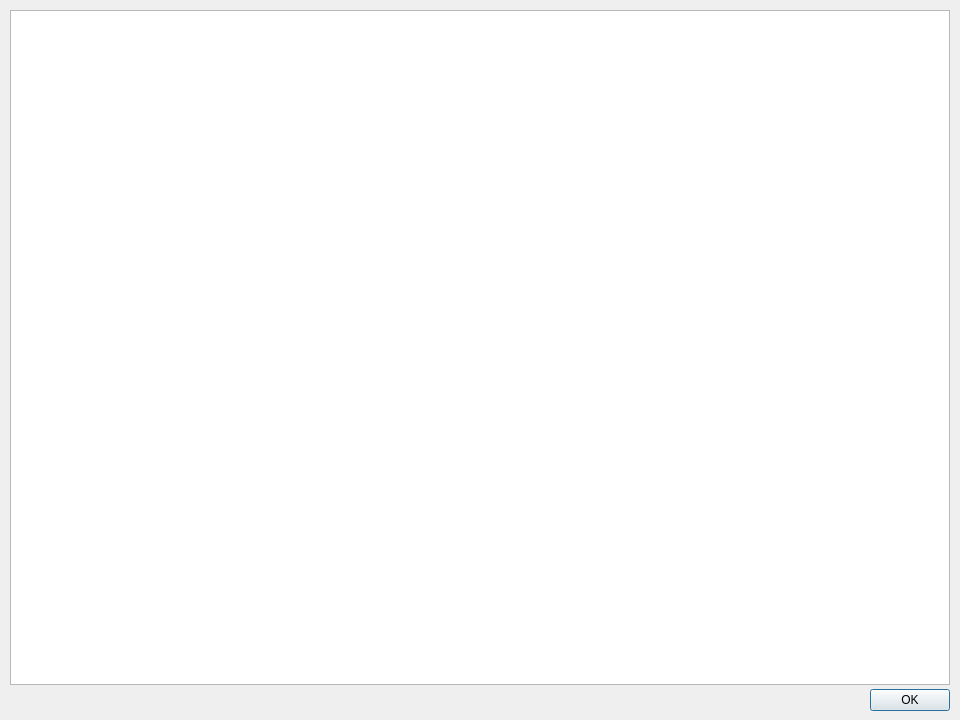
<?xml version="1.0" encoding="UTF-8"?>
<ui version="4.0">
 <class>Dialog</class>
 <widget class="QDialog" name="Dialog">
  <property name="geometry">
   <rect>
    <x>0</x>
    <y>0</y>
    <width>960</width>
    <height>720</height>
   </rect>
  </property>
  <property name="windowTitle">
   <string>Dialog</string>
  </property>
  <widget class="QDialogButtonBox" name="ok_button">
   <property name="geometry">
    <rect>
     <x>860</x>
     <y>685</y>
     <width>90</width>
     <height>30</height>
    </rect>
   </property>
   <property name="orientation">
    <enum>Qt::Horizontal</enum>
   </property>
   <property name="standardButtons">
    <set>QDialogButtonBox::Ok</set>
   </property>
  </widget>
  <widget class="QTextEdit" name="help_text">
   <property name="geometry">
    <rect>
     <x>10</x>
     <y>10</y>
     <width>940</width>
     <height>675</height>
    </rect>
   </property>
   <property name="readOnly">
    <bool>true</bool>
   </property>
   <property name="textInteractionFlags">
    <set>Qt::LinksAccessibleByKeyboard|Qt::LinksAccessibleByMouse|Qt::TextBrowserInteraction|Qt::TextSelectableByKeyboard|Qt::TextSelectableByMouse</set>
   </property>
  </widget>
 </widget>
 <resources/>
 <connections>
  <connection>
   <sender>ok_button</sender>
   <signal>accepted()</signal>
   <receiver>Dialog</receiver>
   <slot>accept()</slot>
   <hints>
    <hint type="sourcelabel">
     <x>248</x>
     <y>254</y>
    </hint>
    <hint type="destinationlabel">
     <x>157</x>
     <y>274</y>
    </hint>
   </hints>
  </connection>
  <connection>
   <sender>ok_button</sender>
   <signal>rejected()</signal>
   <receiver>Dialog</receiver>
   <slot>reject()</slot>
   <hints>
    <hint type="sourcelabel">
     <x>316</x>
     <y>260</y>
    </hint>
    <hint type="destinationlabel">
     <x>286</x>
     <y>274</y>
    </hint>
   </hints>
  </connection>
 </connections>
</ui>
